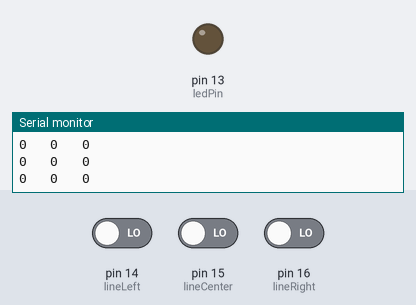
The sketch below on a simulated Arduino Uno, built with avr-gcc and run on an emulated ATmega328P. Parts: output pins drawn as LEDs (lit = HIGH), the last lines printed to the serial monitor. Inputs (shaded band) come from the test bench; at power-on: pin 15 (lineCenter) LOW, pin 14 (lineLeft) LOW, pin 16 (lineRight) LOW.

Above: at 2.8 s.
2.9 s: pin 15 (lineCenter) driven HIGH
At 3.5 s:
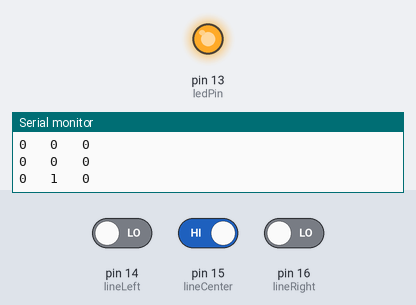
4.5 s: pin 15 (lineCenter) driven LOW
At 6.3 s:
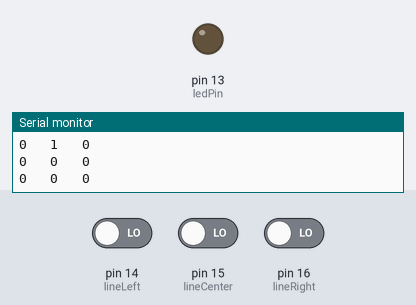
Timing chart, 0 to 7.8 s (numbered marks = the images above; inputs shaded):
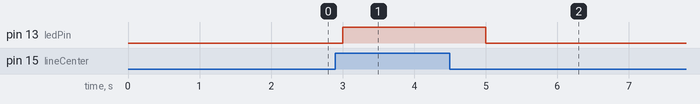

Measured:
- after the input at 2.9 s, pin 13 (ledPin): LOW → HIGH after 0.10 s
- after the input at 4.5 s, pin 13 (ledPin): HIGH → LOW after 0.50 s

The sketch:

S2_L04_LineSensor_as_digital.ino
```cpp
/* TokyoHackerSpace Robotics Course
 *  By Emery Premeaux
 *  Season 2, Lesson 4
 *  Line sensor demo - as digital inputs
 */

// using the analog inputs as digital
const int lineLeft = 14;
const int lineCenter = 15;
const int lineRight = 16;

const int ledPin = 13;

// variables to hold states of the sensors
int lineLeftState = 0;
int lineCenterState = 0;
int lineRightState = 0;


void setup() {
  //setup our pins
  pinMode(lineLeft, INPUT);
  pinMode(lineCenter, INPUT);
  pinMode(lineRight, INPUT);
  pinMode(ledPin, OUTPUT);

  // Serial port for feedback
  Serial.begin(9600);

}

void loop() {
  // Read all the inputs
  lineLeftState = digitalRead(lineLeft);
  lineCenterState = digitalRead(lineCenter);
  lineRightState = digitalRead(lineRight);

  // If centerline is on target, LED on
  if (lineCenterState == HIGH) {
    digitalWrite(ledPin, HIGH);
  } else {
    digitalWrite(ledPin, LOW);
  }

  // Serial print all states
  Serial.print(lineLeftState);
  Serial.print("   ");
  Serial.print(lineCenterState);
  Serial.print("   ");
  Serial.println(lineRightState);

  //Delay a bit
  delay(1000);
}
```
